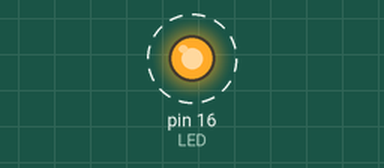
Recording of a sketch running on a simulated Arduino Uno, built with avr-gcc and run on an emulated ATmega328P. Shown: output pins drawn as LEDs (lit = HIGH). Dashed ring = blinking.

Above: at 0.1 s.
Timing chart, 0 to 3.0 s (numbered marks = the images above):
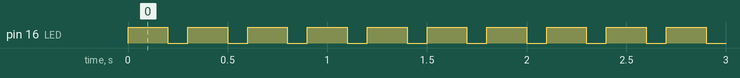

The sketch:

LED_Menggunakan_NodeMCU_ESP8266.ino
```cpp
int LED = 16;

void setup() {
    pinMode (LED, OUTPUT);
  }

  void loop() {
    digitalWrite(LED , HIGH);
    delay(200);
    digitalWrite(LED , LOW);
    delay(100);
  }
```

Measured:
- by itself, pin 16 (LED): alternates HIGH for 0.20 s and LOW for 0.10 s
